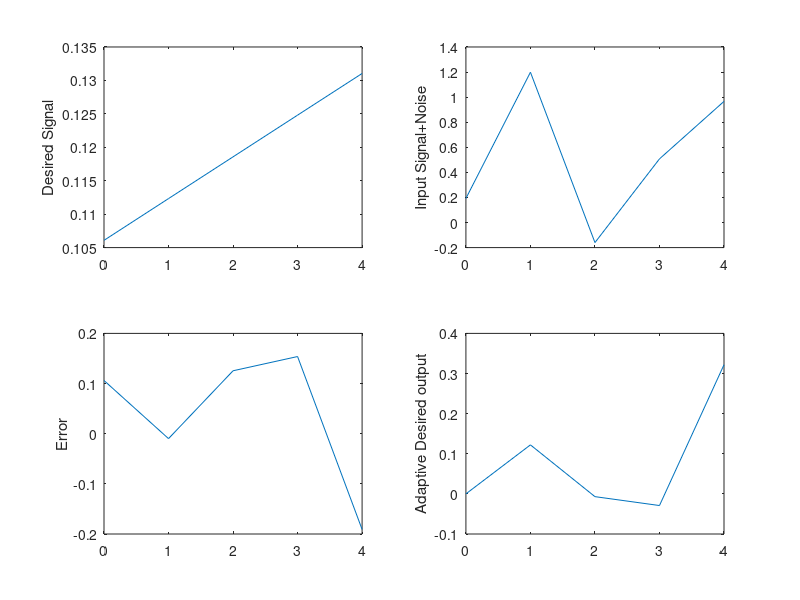

Recreate this plot in MATLAB.
% clc
% close all
% clear all

N=input('length of sequence N = ');
t=[0:N-1];
w0=0.001;  phi=0.1;
d=sin(2*pi*[1:N]*w0+phi);
x=d+randn(1,N)*0.5;
w=zeros(1,N); 
mu=input('mu = ');
for i=1:N
   e(i) = d(i) - w(i)' * x(i);
   w(i+1) = w(i) + mu * e(i) * x(i);
end
for i=1:N
yd(i) = sum(w(i)' * x(i));  
end
subplot(221),plot(t,d),ylabel('Desired Signal'),
subplot(222),plot(t,x),ylabel('Input Signal+Noise'),
subplot(223),plot(t,e),ylabel('Error'),
subplot(224),plot(t,yd),ylabel('Adaptive Desired output')